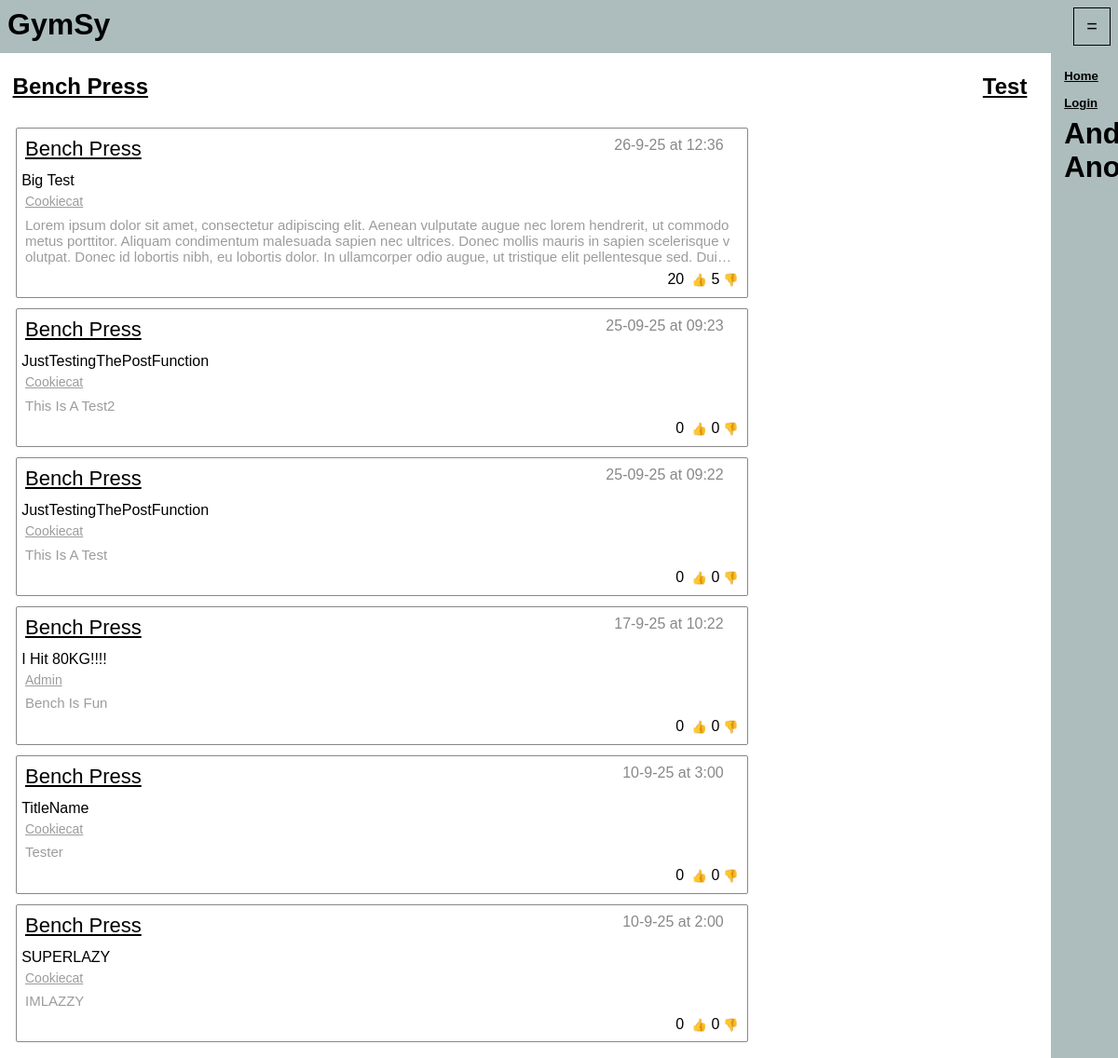
/exercise/1, run on the app's committed database.
### tables this page shows
CREATE TABLE "Excersise" (
	"ExcersiseID"	INTEGER UNIQUE,
	"MuscleID"	INTEGER,
	"ExcersiseName"	TEXT,
	PRIMARY KEY("ExcersiseID"),
	FOREIGN KEY("MuscleID") REFERENCES "MuscleGroup"("MuscleID")
);

CREATE TABLE "Post" (
	"PostID"	INTEGER UNIQUE,
	"PostContent"	TEXT,
	"ExcersiseID"	INTEGER,
	"AccountID"	INTEGER,
	"Likes"	INTEGER,
	"Dislikes"	INTEGER, "Title" TEXT, "Date" TEXT, "Time" TEXT,
	PRIMARY KEY("PostID"),
	FOREIGN KEY("AccountID") REFERENCES "Account"("AccountID"),
	FOREIGN KEY("ExcersiseID") REFERENCES "Excersise"("ExcersiseID")
);

CREATE TABLE "Account" (
	"AccountID"	INTEGER UNIQUE,
	"Name"	TEXT,
	"Username"	TEXT UNIQUE,
	"Password"	TEXT,
	"Admin"	INTEGER,
	PRIMARY KEY("AccountID")
);

### app.py (the view)
@app.route("/exercise/<ExId>")
def ShowExersise(ExId):
    Id = cache.get("id")
    if Id == None:
        Id = 0
        cache.set("id",0)
    return render_template("excersise.html",ID = Id,
                           Username = DatabaseHandler.GetUsernameFromID(Id),
                           Data = DatabaseHandler.GetPostsFromExcersise(ExId)
                           )

### Database/DatabaseHandler.py (called while the page is built)
def GetPostsFromExcersise(ID: int):
    with sqlite3.connect("Database/GymsyDatabase.db") as Connection:
        Cursor = Connection.cursor()
        Result = Cursor.execute(SqlCommands.GetPostsFromExcersiseID.ReturnQuery(ID)).fetchall()
        return Result

def GetUsernameFromID(ID: int ):
    with sqlite3.connect("Database/GymsyDatabase.db") as Connection:
        Cursor = Connection.cursor()
        Result = Cursor.execute(SqlCommands.GetUsernameFromID.ReturnQuery(ID)).fetchone()
        if Result is not None:
            return Result[0]
        return Result

### Database/SqlCommands.py (called while the page is built)
    def ReturnQuery(self,NewContent: list = []):
        if type(NewContent) != list:
            NewContent = [NewContent]
        if len(NewContent) == len(self.Additions):
            return self.Query.format(*NewContent)
        else:
            return "ERROR"

### app.py (called while the page is built)
@app.after_request
def after_request(response):
    response.headers["Cache-Control"] = "no-cache, no-store, must-revalidate,public, max-age=0"
    response.headers['X-UA-Compatible'] = 'IE=Edge,chrome=1'
    response.cache_control.max_age = 0
    return response

### templates/excersise.html
{% extends 'index.html' %}
{% block content %}
<div style = "display:flex;flex-direction = column;width = 100%;justify-content: space-between;">
<h2>
{{Data[0][6]}}
</h2>
<h2>
Test
</h2>
</div>
<div>
	{%for data in Data%}
<div class = "post">
    <div class = "title">
        <a class = "postTitleText" style= "font-size: min(2.2vmax,22px); text-decoration: underline" href = "/exercise/{{data[3]}}">{{data[6]}}</a>
        <p style="margin-left: auto; margin-top: 0;color: #888888">{{data[9]}} at {{data[8]}}</p>
    </div>
    <a class = "postTitleText" href = "/post/{{data[0]}}">{{data[1]}}</a>
    <div>
        <a class = "postUsername" href = "/users/{{data[7]}}">{{data[7]}}</a>
    </div>
	{% if data[2]|length > 0 %}
    <div>
        <p class="description">{{data[2]}}
        </p>
	</div>
	{%endif%}
    <div class = "likeBar">
        {{data[4]}} <button class = "likeButton" id="Like:{{data[0]}}">&nbsp👍</button> {{data[5]}}<button class = "likeButton" id="Dislike:{{data[0]}}">&nbsp👎</button>
    </div>
</div>
	{%endfor%}
	</div>
{% endblock %}

### templates/Index.html (shortened to what this page needs)
<!DOCTYPE html>
<html lang="en">
<head>
    <link rel="stylesheet" href="{{url_for('static', filename='styles/Style.css')}}" />
</head>
<header>
    <h1> <a href="/home" style=" color: #000000; text-decoration: none;  ">
        GymSy
    </a>
	</h1>
	<h1>
        <button class = "cornerButton" onclick="SwapBar()">
            <large>=</large>
        </button>
    </h1>
</header>
<body class="body">
<main id = "Main">
{% block content %}{% endblock %}
</main>
<div class="sidebar" id = "SideBar">
    <Sidebar>
		<h1>
	<a class = "sideBarButton" href="/home">Home</a>
	</h1>
	<h1>
	{%if ID == 0%}
	<a class = "sideBarButton" href="/login">Login</a>
	{%elif ID != 0%}
	<a class = "sideBarButton" href="/accountsettings">Account</a>
	{%endif%}
	</h1>
	<h1>
	And Another
	</h1>
    </Sidebar>
</div>
</body>
</html>

### templates/static/styles/Style.css (style rules this page uses)
html { font-size: 16px; margin: 0; height: 100%; font-family: Helvetica, Arial, sans-serif; }
header { position: fixed; padding-top: 0; top: 0; min-height: 5%; background-color: #adbdbd ; display: flex; justify-content: space-between; width: 100%; margin: 0 auto 0 auto; }
body { margin: 0; background-color: #FFFFFF; height: 100%; display: flex; }
sidebar { display: block; padding: 0.4%; right: 0; top:5%; height: 100%; font-size: min(1.3vmax,17px); }
.sidebar { position: fixed; background-color: #adbdbd ; top:53px; right: 0; width: 5%; margin-left:auto ; height: 100%; display:var(--Display,block); transform-origin:right center; animation-fill-mode:forwards; }
main { display: flex; flex-direction: column; width: 93%; margin: 65px 0 0; }
h1 { margin: 0.5rem; display: flex; color: #000000; }
h2 { text-decoration: underline; margin: 0.5rem; }
p { margin: 1rem; color: #000000; display: flex; }
div { padding: 0.5% 0.5% 0.5% 0.5%; }
button.cornerButton { width: 40px; background-color: #adbdbd; border: 1px solid #000000; }
large { font-size: 20px }
button { background-color: #d8bdd3 }
div.post { display: flex; flex-direction: column; width: 70%; min-height: 1%; height: auto; border: 1px solid #888888; border-radius: 2px; margin: 1%; text-overflow: revert; word-break: break-all; }
div.likeBar { margin-top: auto; margin-left: auto; }
a.postTitleText { color: #000000; width: 60%; font-size: min(1.8vmax,16px); text-decoration: none; text-transform: capitalize; padding: 0; }
a.postUsername { margin-top: 1%; width: 70%; font-size: 14px; text-decoration: underline; text-transform: capitalize; color: #9c9c9c; padding: 0; }
button.likeButton { padding: 0; border: none; background: none; }
div.title { display: flex; flex-direction: row; text-overflow: ellipsis; width: auto; margin-bottom: 0; }
p.description { margin: 0; color: #9c9c9c; font-size: min(1.3vmax,15px); display: -webkit-box; max-width: 99%; -webkit-line-clamp: 3; -webkit-box-orient: vertical; overflow: hidden; }
a.sideBarButton { display: block; padding: 0; border: none; background: none; color: #000000;  text-decoration: underline; font-size: min(20px,1.1vmax); margin-top: 0.5em; }

### data on the page
Excersise: ExcersiseName "Bench Press"
Post: ExcersiseName "Bench Press", Date "26-9-25", Time "12:36", Title "Big Test", Username "Cookiecat", PostContent "Lorem ipsum dolor sit amet, consectetur adipiscing elit. Aenean vulputate augue nec lorem hendrerit, ut commodo metus porttitor. Aliquam condimentum malesuada sapien nec ultrices. Donec mollis mauris in sapien scelerisque volutpat. Donec id lobortis nibh, eu lobortis dolor. In ullamcorper odio augue, ut tristique elit pellentesque sed.…", Likes "20", Dislikes "5"
Post: ExcersiseName "Bench Press", Date "25-09-25", Time "09:23", Title "JustTestingThePostFunction", Username "Cookiecat", PostContent "This Is A Test2", Likes "0", Dislikes "0"
Post: ExcersiseName "Bench Press", Date "25-09-25", Time "09:22", Title "JustTestingThePostFunction", Username "Cookiecat", PostContent "This Is A Test", Likes "0", Dislikes "0"
Post: ExcersiseName "Bench Press", Date "17-9-25", Time "10:22", Title "I Hit 80KG!!!!", Username "Admin", PostContent "Bench Is Fun", Likes "0", Dislikes "0"
Post: ExcersiseName "Bench Press", Date "10-9-25", Time "3:00", Title "TitleName", Username "Cookiecat", PostContent "Tester", Likes "0", Dislikes "0"
Post: ExcersiseName "Bench Press", Date "10-9-25", Time "2:00", Title "SUPERLAZY", Username "Cookiecat", PostContent "IMLAZZY", Likes "0", Dislikes "0"
